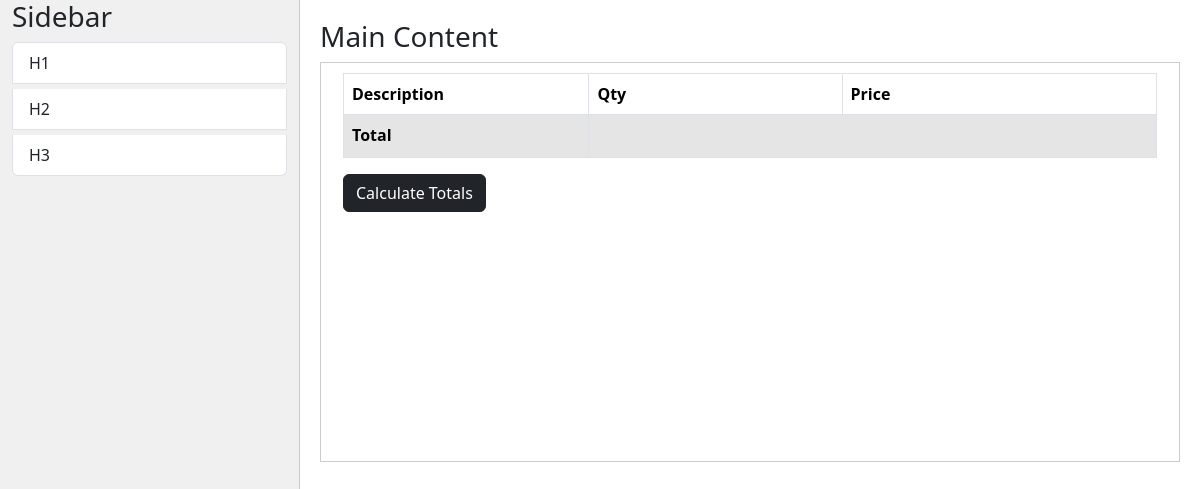
/render-page/13/, run on an earlier commit of the app's database.
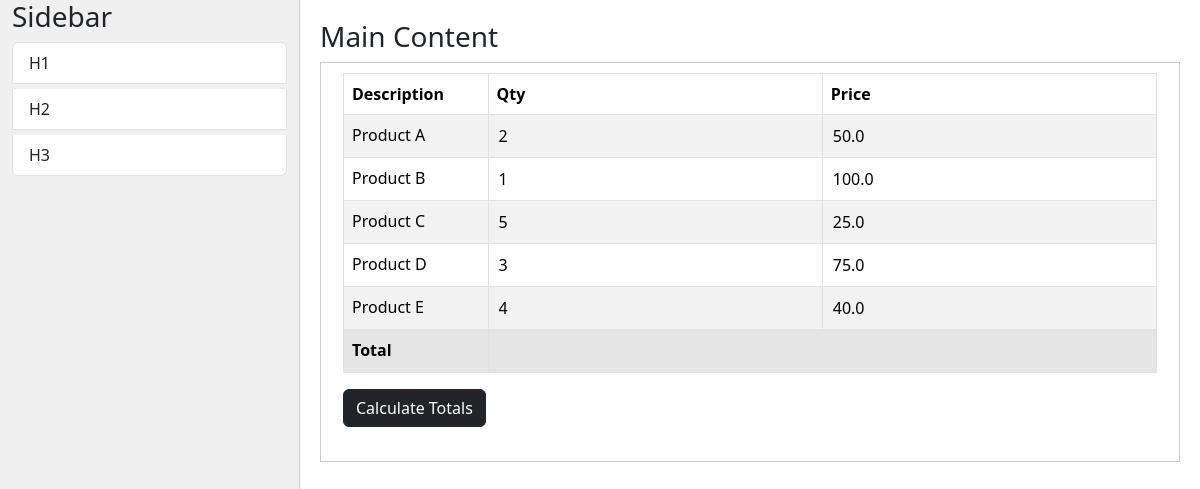
And on a later commit of the database.
### invoicemodule/models.py (models this page shows)
class InvoiceItem(BaseModel):
    desc =  models.CharField(max_length=250, blank=True, null=True)
    qty = models.PositiveIntegerField(db_column='quntity', blank=True, null=True)
    price =  models.CharField(max_length=250, blank=True, null=True)
    invoice = models.ForeignKey(Invoice, related_name='items' ,on_delete=models.SET_NULL, null=True)

### invoicemodule/views.py (the view)
# urls.py: path('render-page/<int:id>/', views.render_page, name="render-page"),
def render_page(request, id):
    template_name = 'pretemplate/default.html'
    items = InvoiceItem.objects.filter(invoice__pk=id)
    context = {
        'items':items,
    }
    return render(request, template_name, context)

### templates/pretemplate/default.html (shortened to what this page needs)
<!DOCTYPE html>
<html lang="en">
<head>
    <link href="https://cdn.jsdelivr.net/npm/bootstrap@5.3.3/dist/css/bootstrap.min.css" rel="stylesheet">
</head>
<body>
    <div class="container-fluid">
        <div class="row">
            <div class="col-md-3 sidebar">
                <h3>Sidebar</h3>
                <ul class="list-group">
                    <li class="list-group-item draggable-item" draggable="true">H1</li>
                    <li class="list-group-item draggable-item" draggable="true">H2</li>
                    <li class="list-group-item draggable-item" draggable="true">H3</li>
                </ul>
            </div>
            <div class="col-md-9 main-content">
                <h3>Main Content</h3>
                <div id="canvas" class="canvas">
                    {% include "pretemplate/table-data.html" %}
                </div>
            </div>
        </div>
    </div>
</body>
</html>

### templates/pretemplate/table-data.html (shortened to what this page needs)
<div class="container">
   {% block content %}
    <table class="table table-bordered table-striped">
        <thead>
            <tr>
                <th>Description</th>
                <th>Qty</th>
                <th>Price</th>
            </tr>
        </thead>
        <tbody>
            {% for item in items  %}
            <tr>
                <td>{{item.desc}}</td>
                <td><input class="borderless" type="number" id="qtyA" value="{{item.qty}}" min="0"></td>
                <td><input type="number" class="singleprice borderless" id="priceA" value="{{item.price}}" step="0.01" min="0"></td>
            </tr>
            {% endfor %}
            <tr class="table-active">
                <th scope="row">Total</th>
                <td colspan="2"><input class="borderless" type="number" id="totalPrice" value=""></td>
            </tr>
        </tbody>
    </table>
    {% endblock content %}
    <a class="btn btn-dark" onclick="calculateTotals()">Calculate Totals</a>
</div>

### templates/pretemplate/default.html (style rules this page uses)
.borderless { background:none; border:0; }
.sidebar { background-color: #f0f0f0; height: 100vh; border-right: 1px solid #ccc; }
.main-content { padding: 20px; }
.canvas { min-height: 400px; background-color: #fff; border: 1px solid #ccc; padding: 10px; position: relative; }
.draggable-item { cursor: move; margin-bottom: 5px; }

What changed in the data, as far as the page shows it:
added InvoiceItem: desc "Product A", qty "2", price "50.0"
added InvoiceItem: desc "Product B", qty "1", price "100.0"
added InvoiceItem: desc "Product C", qty "5", price "25.0"
added InvoiceItem: desc "Product D", qty "3", price "75.0"
added InvoiceItem: desc "Product E", qty "4", price "40.0"
